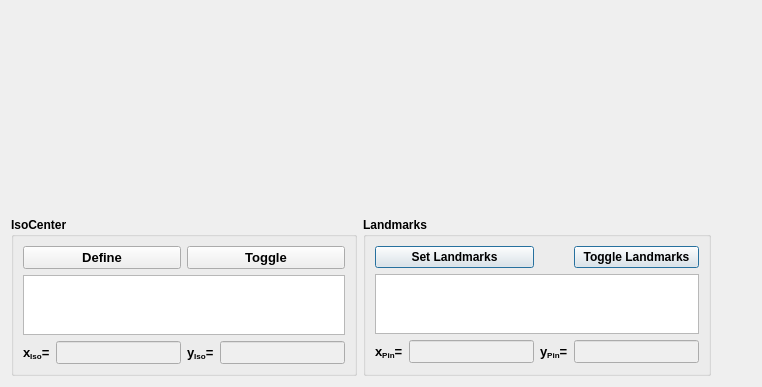
      <widget class="QWidget" name="TabRadiography">
       <attribute name="title">
        <string>Radiography</string>
       </attribute>
       <layout class="QGridLayout" name="gridLayout_15">
        <item row="1" column="0">
         <widget class="QGroupBox" name="Group_IsoCenter">
          <property name="sizePolicy">
           <sizepolicy hsizetype="Minimum" vsizetype="Preferred">
            <horstretch>0</horstretch>
            <verstretch>0</verstretch>
           </sizepolicy>
          </property>
          <property name="font">
           <font>
            <weight>75</weight>
            <italic>false</italic>
            <bold>true</bold>
           </font>
          </property>
          <property name="title">
           <string>IsoCenter</string>
          </property>
          <layout class="QGridLayout" name="gridLayout_5">
           <item row="2" column="0">
            <widget class="QLabel" name="label_5">
             <property name="font">
              <font>
               <pointsize>10</pointsize>
               <weight>75</weight>
               <bold>true</bold>
              </font>
             </property>
             <property name="text">
              <string>x&lt;sub&gt;Iso&lt;/sub&gt;=</string>
             </property>
            </widget>
           </item>
           <item row="0" column="2" colspan="2">
            <widget class="QPushButton" name="Button_Radiograph_toggleIso">
             <property name="font">
              <font>
               <pointsize>10</pointsize>
              </font>
             </property>
             <property name="text">
              <string>Toggle</string>
             </property>
            </widget>
           </item>
           <item row="1" column="0" colspan="4">
            <widget class="QTextEdit" name="Text_RG_Filename_IsoCenter">
             <property name="maximumSize">
              <size>
               <width>16777215</width>
               <height>60</height>
              </size>
             </property>
             <property name="font">
              <font>
               <pointsize>8</pointsize>
               <weight>50</weight>
               <bold>false</bold>
              </font>
             </property>
             <property name="textInteractionFlags">
              <set>Qt::NoTextInteraction</set>
             </property>
            </widget>
           </item>
           <item row="2" column="2">
            <widget class="QLabel" name="label_6">
             <property name="font">
              <font>
               <pointsize>10</pointsize>
               <weight>75</weight>
               <bold>true</bold>
              </font>
             </property>
             <property name="text">
              <string>y&lt;sub&gt;Iso&lt;/sub&gt;=</string>
             </property>
            </widget>
           </item>
           <item row="0" column="0" colspan="2">
            <widget class="QPushButton" name="Button_RG_defineIsoCenter">
             <property name="font">
              <font>
               <pointsize>10</pointsize>
              </font>
             </property>
             <property name="text">
              <string>Define</string>
             </property>
            </widget>
           </item>
           <item row="2" column="1">
            <widget class="QLineEdit" name="SpotTxt_x">
             <property name="enabled">
              <bool>false</bool>
             </property>
             <property name="font">
              <font>
               <pointsize>10</pointsize>
              </font>
             </property>
             <property name="readOnly">
              <bool>true</bool>
             </property>
            </widget>
           </item>
           <item row="2" column="3">
            <widget class="QLineEdit" name="SpotTxt_y">
             <property name="enabled">
              <bool>false</bool>
             </property>
             <property name="font">
              <font>
               <pointsize>10</pointsize>
              </font>
             </property>
             <property name="readOnly">
              <bool>true</bool>
             </property>
            </widget>
           </item>
          </layout>
         </widget>
        </item>
        <item row="0" column="1">
         <widget class="matplotlibWidget" name="Display_Radiography" native="true">
          <property name="sizePolicy">
           <sizepolicy hsizetype="Preferred" vsizetype="Expanding">
            <horstretch>0</horstretch>
            <verstretch>0</verstretch>
           </sizepolicy>
          </property>
          <property name="minimumSize">
           <size>
            <width>200</width>
            <height>200</height>
           </size>
          </property>
         </widget>
        </item>
        <item row="0" column="0">
         <widget class="matplotlibWidget" name="Display_Isocenter" native="true">
          <property name="sizePolicy">
           <sizepolicy hsizetype="Preferred" vsizetype="Expanding">
            <horstretch>0</horstretch>
            <verstretch>0</verstretch>
           </sizepolicy>
          </property>
          <property name="minimumSize">
           <size>
            <width>200</width>
            <height>200</height>
           </size>
          </property>
         </widget>
        </item>
        <item row="1" column="1">
         <widget class="QGroupBox" name="groupBox_3">
          <property name="sizePolicy">
           <sizepolicy hsizetype="Minimum" vsizetype="Preferred">
            <horstretch>0</horstretch>
            <verstretch>0</verstretch>
           </sizepolicy>
          </property>
          <property name="font">
           <font>
            <weight>75</weight>
            <italic>false</italic>
            <bold>true</bold>
           </font>
          </property>
          <property name="title">
           <string>Landmarks</string>
          </property>
          <layout class="QGridLayout" name="gridLayout_3">
           <item row="0" column="0" colspan="2">
            <widget class="QPushButton" name="Button_RadiographyLM">
             <property name="sizePolicy">
              <sizepolicy hsizetype="Minimum" vsizetype="Fixed">
               <horstretch>0</horstretch>
               <verstretch>0</verstretch>
              </sizepolicy>
             </property>
             <property name="minimumSize">
              <size>
               <width>0</width>
               <height>0</height>
              </size>
             </property>
             <property name="font">
              <font>
               <pointsize>9</pointsize>
              </font>
             </property>
             <property name="autoFillBackground">
              <bool>false</bool>
             </property>
             <property name="text">
              <string>Set Landmarks</string>
             </property>
             <property name="default">
              <bool>true</bool>
             </property>
            </widget>
           </item>
           <item row="0" column="3">
            <widget class="QPushButton" name="Button_toggleLandmarksRG">
             <property name="sizePolicy">
              <sizepolicy hsizetype="Minimum" vsizetype="Fixed">
               <horstretch>0</horstretch>
               <verstretch>0</verstretch>
              </sizepolicy>
             </property>
             <property name="minimumSize">
              <size>
               <width>0</width>
               <height>0</height>
              </size>
             </property>
             <property name="font">
              <font>
               <pointsize>9</pointsize>
              </font>
             </property>
             <property name="autoFillBackground">
              <bool>false</bool>
             </property>
             <property name="text">
              <string>Toggle Landmarks</string>
             </property>
             <property name="default">
              <bool>true</bool>
             </property>
            </widget>
           </item>
           <item row="1" column="0" colspan="4">
            <widget class="QTextEdit" name="Text_RG_Filename_Landmark">
             <property name="maximumSize">
              <size>
               <width>16777215</width>
               <height>60</height>
              </size>
             </property>
             <property name="font">
              <font>
               <pointsize>8</pointsize>
               <weight>50</weight>
               <bold>false</bold>
              </font>
             </property>
             <property name="textInteractionFlags">
              <set>Qt::NoTextInteraction</set>
             </property>
            </widget>
           </item>
           <item row="2" column="0">
            <widget class="QLabel" name="label_24">
             <property name="font">
              <font>
               <pointsize>10</pointsize>
               <weight>75</weight>
               <bold>true</bold>
              </font>
             </property>
             <property name="text">
              <string>x&lt;sub&gt;Pin&lt;/sub&gt;=</string>
             </property>
            </widget>
           </item>
           <item row="2" column="1">
            <widget class="QLineEdit" name="TxtRGPinX">
             <property name="enabled">
              <bool>false</bool>
             </property>
             <property name="sizePolicy">
              <sizepolicy hsizetype="MinimumExpanding" vsizetype="Fixed">
               <horstretch>0</horstretch>
               <verstretch>0</verstretch>
              </sizepolicy>
             </property>
             <property name="minimumSize">
              <size>
               <width>50</width>
               <height>0</height>
              </size>
             </property>
             <property name="font">
              <font>
               <pointsize>10</pointsize>
              </font>
             </property>
             <property name="text">
              <string/>
             </property>
            </widget>
           </item>
           <item row="2" column="2">
            <widget class="QLabel" name="label_23">
             <property name="font">
              <font>
               <pointsize>10</pointsize>
               <weight>75</weight>
               <bold>true</bold>
              </font>
             </property>
             <property name="text">
              <string>y&lt;sub&gt;Pin&lt;/sub&gt;=</string>
             </property>
            </widget>
           </item>
           <item row="2" column="3">
            <widget class="QLineEdit" name="TxtRGPinY">
             <property name="enabled">
              <bool>false</bool>
             </property>
             <property name="sizePolicy">
              <sizepolicy hsizetype="MinimumExpanding" vsizetype="Fixed">
               <horstretch>0</horstretch>
               <verstretch>0</verstretch>
              </sizepolicy>
             </property>
             <property name="minimumSize">
              <size>
               <width>50</width>
               <height>0</height>
              </size>
             </property>
             <property name="font">
              <font>
               <pointsize>10</pointsize>
              </font>
             </property>
             <property name="text">
              <string/>
             </property>
            </widget>
           </item>
          </layout>
         </widget>
        </item>
        <item row="0" column="2">
         <spacer name="horizontalSpacer_4">
          <property name="orientation">
           <enum>Qt::Horizontal</enum>
          </property>
          <property name="sizeHint" stdset="0">
           <size>
            <width>40</width>
            <height>20</height>
           </size>
          </property>
         </spacer>
        </item>
       </layout>
      </widget>
